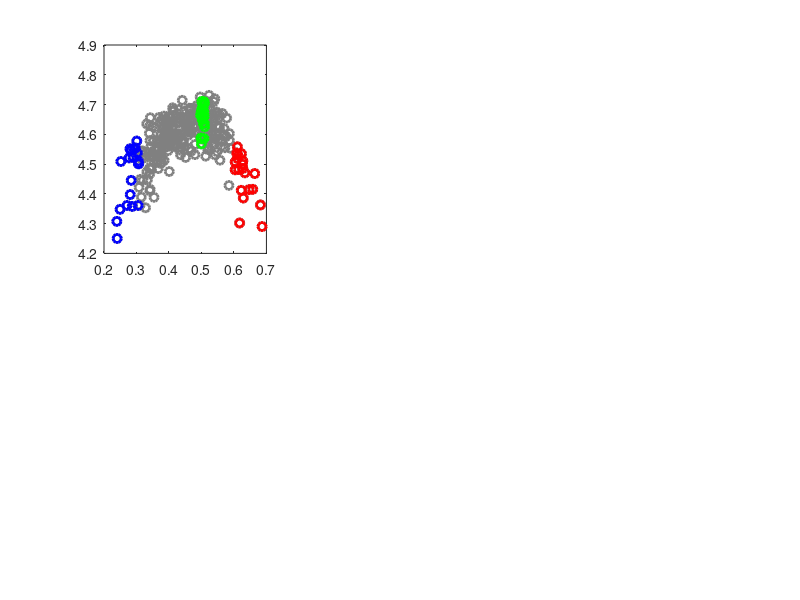

Source code (MATLAB): (Note: this script raises an error after producing the figure.)
% measure the correlation between the MS
clc;clear;close all;

figure(...
    'Color', 'w', ...
    'Units', 'Normalized', ...
    'Name', 'Figure S2 ', ...
    'Position', [0.1 0.1 0.8 0.8]);

%% plot the MS-SE relationship in HY96
load('MS_SE_HY96_RS.mat') % load data
SE_HY96 = synE; 
MS_HY96 = syn;  
clear syn synE subject KOP
load('HMS_MMS_LMS_subject.mat') % load the MMS, LMS and HMS subject index
AX1 = subplot(2,3,1);
plot(MS_HY96, SE_HY96, ...
    'Color',[0.5,0.5,0.5],...
    'Marker','o',...
    'MarkerSize',6,...
    'LineWidth',2,...
    'LineStyle','none'); % plot the MS and SE
hold on
f2 = plot(MS_HY96(subcri_subject_number(:,3)),...
    SE_HY96(subcri_subject_number(:,3)),...
    'Color',[0,0,1],...
    'Marker','o',...
    'MarkerSize',6,...
    'LineWidth',2,...
    'LineStyle','none');
f3 = plot(MS_HY96(cri_subject_number(:,3)),...
    SE_HY96(cri_subject_number(:,3)),...
    'Color',[0,1,0],...
    'Marker','o',...
    'MarkerSize',6,...
    'LineWidth',2,...
    'LineStyle','none');
f4 = plot(MS_HY96(suppercri_subject_number(:,3)),...
    SE_HY96(suppercri_subject_number(:,3)),...
    'Color',[1,0,0],...
    'Marker','o',...
    'MarkerSize',6,...
    'LineWidth',2,...
    'LineStyle','none');% select the LMS MMS and HMS subejct in HY96
MS_SE_fit = createFit_poly2(MS_HY96,SE_HY96);
p1 = MS_SE_fit.p1; 
p2 = MS_SE_fit.p2; 
p3 = MS_SE_fit.p3;
clear x y; 
x = min(MS_HY96)-0.01:0.01:max(MS_HY96)+0.02; 
y = p1.*(x).^2+p2.*x+p3;
f1 = plot(x, y, ...
    'Color', [1,0,0], ...
    'LineStyle', '--', ...
    'LineWidth', 2.5);
xlim([min(x)-0.05,max(x)+0.05]);
set(gca,...
    'FontName','Arial',...
    'FontSize',12);
legend([f1,f2,f3,f4],{'$fit$','LMS','MMS','HMS'},...
    'Interpreter','latex',...
    'Location','northeast',...
    'FontName','Arial',...
    'FontSize',12,...
    'EdgeColor',[1,1,1])
legend('boxoff')
xlabel('Atlas_9_6 MS <r>',...
    'FontName','Arial',...
    'FontSize',15);
ylabel('Atlas_9_6 SE H(r)',...
    'FontName','Arial',...
    'FontSize',15);
box(AX1,'off'); 
AX1.LineWidth=2; 
grid off; 
hold off;
title('a', ...
    'FontName', 'Arial',...
    'FontSize',24, ...
    'FontWeight', 'bold',...
    'units','normalized',...
    'position',[-1/18,1+1/10],...
    'HorizontalAlignment','right',...
    'VerticalAlignment','bottom');
%%
load('MS_SE_BA246_RS.mat')
SE_BA246=synE; 
MS_BA246=syn; 
clear syn synE subject KOP
AX1=subplot(2,3,2);
plot(MS_BA246,SE_BA246,...
    'Color',[0.5,0.5,0.5],...
    'Marker','o',...
    'MarkerSize',6,...
    'LineWidth',2,...
    'LineStyle','none');
hold on
f2 = plot(MS_BA246(subcri_subject_number(:,3)),...
    SE_BA246(subcri_subject_number(:,3)),...
    'Color',[0,0,1],...
    'Marker','o',...
    'MarkerSize',6,...
    'LineWidth',2,...
    'LineStyle','none');
f3 = plot(MS_BA246(cri_subject_number(:,3)),...
    SE_BA246(cri_subject_number(:,3)),...
    'Color',[0,1,0],...
    'Marker','o',...
    'MarkerSize',6,...
    'LineWidth',2,...
    'LineStyle','none');
f4 = plot(MS_BA246(suppercri_subject_number(:,3)),...
    SE_BA246(suppercri_subject_number(:,3)),...
    'Color',[1,0,0],...
    'Marker','o',...
    'MarkerSize',6,...
    'LineWidth',2,...
    'LineStyle','none');
MS_SE_fit=createFit_poly2(MS_BA246,SE_BA246);
p1=MS_SE_fit.p1; 
p2=MS_SE_fit.p2; 
p3=MS_SE_fit.p3;
clear x y; 
x=min(MS_BA246)-0.01:0.01:max(MS_BA246)+0.02; 
y=p1.*(x).^2+p2.*x+p3;
f1=plot(x,y,'Color',[1,0,0],'LineStyle','--','LineWidth',2.5);
xlim([min(x)-0.05,max(x)+0.05]);
set(gca,...
    'FontName','Arial',...
    'FontSize',12);
legend([f1,f2,f3,f4],{'$fit$','LMS','MMS','HMS'},...
    'Interpreter','latex',...
    'Location','southeast',...
    'FontName','Arial',...
    'FontSize',12,...
    'EdgeColor',[1,1,1])
legend('boxoff')
xlabel('Atlas_2_4_6 MS <r>',...
    'FontName','Arial',...
    'FontSize',15);
ylabel('Atlas_2_4_6 SE H(r)',...
    'FontName','Arial',...
    'FontSize',15);
box(AX1,'off'); 
AX1.LineWidth = 2; 
grid off; 
hold off;
title('b',...
    'FontName','Arial',...
    'FontSize',24, ...
    'FontWeight', 'bold',...
    'units','normalized',...
    'position',[-1/18,1+1/10],...
    'HorizontalAlignment','right',...
    'VerticalAlignment','bottom');
%%
load('MS_SE_Z1024_RS.mat')
SE_Z1024 = synE; 
MS_Z1024 = syn;  
clear syn synE subject KOP
AX1 = subplot(2,3,3);
plot(MS_Z1024,SE_Z1024,...
    'Color',[0.5,0.5,0.5],...
    'Marker','o',...
    'MarkerSize',6,...
    'LineWidth',2,...
    'LineStyle','none');
hold on
f2 = plot(MS_Z1024(subcri_subject_number(:,3)),...
    SE_Z1024(subcri_subject_number(:,3)),...
    'Color',[0,0,1],...
    'Marker','o',...
    'MarkerSize',6,...
    'LineWidth',2,...
    'LineStyle','none');
f3 = plot(MS_Z1024(cri_subject_number(:,3)),....
    SE_Z1024(cri_subject_number(:,3)),...
    'Color',[0,1,0],...
    'Marker','o',...
    'MarkerSize',6,...
    'LineWidth',2,...
    'LineStyle','none');
f4 = plot(MS_Z1024(suppercri_subject_number(:,3)),...
    SE_Z1024(suppercri_subject_number(:,3)),...
    'Color',[1,0,0],...
    'Marker','o',...
    'MarkerSize',6,...
    'LineWidth',2,...
    'LineStyle','none');
MS_SE_fit=createFit_poly2(MS_Z1024,SE_Z1024);
p1 = MS_SE_fit.p1; 
p2 = MS_SE_fit.p2; 
p3 = MS_SE_fit.p3;
clear x y; 
x = min(MS_Z1024)-0.01:0.01:max(MS_Z1024)+0.02; 
y = p1.*(x).^2+p2.*x+p3;
f1 = plot(x,y,...
    'Color',[1,0,0],...
    'LineStyle','--',...
    'LineWidth',2.5);
xlim([min(x)-0.05,max(x)+0.05]);
set(gca,...
    'FontName','Arial',...
    'FontSize',12);
legend([f1,f2,f3,f4],{'$fit$','LMS','MMS','HMS'},...
    'Interpreter','latex',...
    'Location','southeast',...
    'FontName','Arial',...
    'FontSize',12,...
    'EdgeColor',[1,1,1])
legend('boxoff')
xlabel('Atlas_1_0_2_4 MS <r>',...
    'FontName','Arial',...
    'FontSize',15);
ylabel('Atlas_1_0_2_4 SE H(r)',...
    'FontName','Arial',...
    'FontSize',15);
box(AX1,'off'); 
AX1.LineWidth=2; 
grid off; 
hold off;
title('c',...
    'FontName','Arial',...
    'FontSize',24, ...
    'FontWeight', 'bold',...
    'units','normalized',...
    'position',[-1/18,1+1/10],...
    'HorizontalAlignment','right',...
    'VerticalAlignment','bottom');
%%
AX1 = subplot(2,3,4);
plot(SE_HY96,SE_BA246,...
    'Color',[0.5,0.5,0.5],...
    'Marker','o',...
    'MarkerSize',6,...
    'LineWidth',2,...
    'LineStyle','none');
hold on
fit_SE96_SE246 = createFit_poly1(SE_HY96,SE_BA246);
[R_SE96_SE246,P_SE96_SE246] = corr(SE_HY96,SE_BA246);
p1 = fit_SE96_SE246.p1; 
p2 = fit_SE96_SE246.p2; 
fitX = min(SE_HY96)-0.1:0.1:max(SE_HY96)+0.1;
fitY = p1 .* fitX + p2;
f1 = plot(fitX, fitY, ...
    'Color', [1,0,0], ...
    'LineStyle', '--', ...
    'Linewidth', 2.5, ...
    'Marker', 'none', ...
    'MarkerSize', 2.5);
set(gca, ...
    'FontName', 'Arial', ...
    'FontSize', 12)
lgd = legend(f1, '$fit$', ...
    'Interpreter', 'latex');
legend('boxoff');
lgd.NumColumns = 1;
lgd.FontName = 'Arial';
lgd.FontSize = 12;
lgd.Location = 'northwest';
text(0.80, 0.35, ['$R=', num2str(round(R_SE96_SE246,2)), '$'], ...
    'units', 'normalized', ...
    'Interpreter', 'latex', ...
    'FontName', 'Arial', ...
    'FontSize', 18);
text(0.80, 0.2, ['$p=', num2str(round(P_SE96_SE246,2)), '$'], ...
    'units', 'normalized', ...
    'Interpreter', 'latex', ...
    'FontName', 'Arial', ...
    'FontSize', 18);
xlabel('Atlas_9_6 SE', ...
    'FontName', 'Arial', ...
    'FontSize', 15);
ylabel('Atlas_2_4_6 SE', ...
    'FontName', 'Arial', ...
    'FontSize', 15);
title('d', ...
    'FontName', 'Arial', ...
    'FontSize', 24, ...
    'FontWeight', 'bold', ...
    'units','normalized',...
    'position', [-1/18,1+1/10], ...
    'HorizontalAlignment', 'right', ...
    'VerticalAlignment', 'bottom');
grid off; 
box(AX1,'off'); 
AX1.LineWidth = 2; 
hold off
%%
AX1 = subplot(2,3,5);
SE_BA246(6)=[];
SE_HY96(6)=[];
SE_Z1024(6)=[];
MS_Z1024(6)=[];
plot(SE_HY96,SE_Z1024,...
    'Color',[0.5,0.5,0.5],...
    'Marker','o',...
    'MarkerSize',6,...
    'LineWidth',2,...
    'LineStyle','none');
hold on
fit_SE96_SE1024 = createFit_poly1(SE_HY96,SE_Z1024);
[R_SE96_SE1024,P_SE96_SE1024] = corr(SE_HY96,SE_Z1024);
p1 = fit_SE96_SE1024.p1; 
p2 = fit_SE96_SE1024.p2; 
fitX = min(SE_HY96)-0.1:0.1:max(SE_HY96)+0.1;
fitY = p1 .* fitX + p2;
f1 = plot(fitX, fitY, ...
    'Color', [1,0,0], ...
    'LineStyle', '--', ...
    'Linewidth', 2.5, ...
    'Marker', 'none', ...
    'MarkerSize', 2.5);
set(gca, ...
    'FontName', 'Arial', ...
    'FontSize', 12)
lgd = legend(f1, '$fit$', ...
    'Interpreter', 'latex');
legend('boxoff');
lgd.NumColumns = 1;
lgd.FontName = 'Arial';
lgd.FontSize = 12;
lgd.Location = 'northwest';
text(0.80, 0.35, ['$R=', num2str(round(R_SE96_SE1024,2)), '$'], ...
    'units', 'normalized', ...
    'Interpreter', 'latex', ...
    'FontName', 'Arial', ...
    'FontSize', 18);
text(0.80, 0.2, ['$p=', num2str(round(P_SE96_SE1024,2)), '$'], ...
    'units', 'normalized', ...
    'Interpreter', 'latex', ...
    'FontName', 'Arial', ...
    'FontSize', 18);
xlabel('Atlas_9_6 SE', ...
    'FontName', 'Arial', ...
    'FontSize', 15);
ylabel('Atlas_1_0_2_4 SE', ...
    'FontName', 'Arial', ...
    'FontSize', 15);
title('e', ...
    'FontName', 'Arial', ...
    'FontSize', 24, ...
    'FontWeight', 'bold', ...
    'units','normalized',...
    'position', [-1/18,1+1/10], ...
    'HorizontalAlignment', 'right', ...
    'VerticalAlignment', 'bottom');
grid off; 
box(AX1,'off'); 
AX1.LineWidth = 2; 
hold off
%%
AX1 = subplot(2,3,6);
plot(SE_BA246,SE_Z1024,...
    'Color',[0.5,0.5,0.5],...
    'Marker','o',...
    'MarkerSize',6,...
    'LineWidth',2,...
    'LineStyle','none');
hold on
fit_SE246_SE1024 = createFit_poly1(SE_BA246,SE_Z1024);
[R_SE246_SE1024,P_SE246_SE1024] = corr(SE_BA246,SE_Z1024);
p1 = fit_SE246_SE1024.p1; 
p2 = fit_SE246_SE1024.p2; 
fitX = min(SE_BA246)-0.1:0.1:max(SE_BA246)+0.1;
fitY = p1 .* fitX + p2;
f1 = plot(fitX, fitY, ...
    'Color', [1,0,0], ...
    'LineStyle', '--', ...
    'Linewidth', 2.5, ...
    'Marker', 'none', ...
    'MarkerSize', 2.5);
set(gca, ...
    'FontName', 'Arial', ...
    'FontSize', 12)
lgd = legend(f1, '$fit$', ...
    'Interpreter', 'latex');
legend('boxoff');
lgd.NumColumns = 1;
lgd.FontName = 'Arial';
lgd.FontSize = 12;
lgd.Location = 'northwest';
text(0.80, 0.35, ['$R=', num2str(round(R_SE246_SE1024,2)), '$'], ...
    'units', 'normalized', ...
    'Interpreter', 'latex', ...
    'FontName', 'Arial', ...
    'FontSize', 18);
text(0.80, 0.2, ['$p=', num2str(round(P_SE246_SE1024,2)), '$'], ...
    'units', 'normalized', ...
    'Interpreter', 'latex', ...
    'FontName', 'Arial', ...
    'FontSize', 18);
xlabel('Atlas_2_4_6 SE', ...
    'FontName', 'Arial', ...
    'FontSize', 15);
ylabel('Atlas_1_0_2_4 SE', ...
    'FontName', 'Arial', ...
    'FontSize', 15);
title('f', ...
    'FontName', 'Arial', ...
    'FontSize', 24, ...
    'FontWeight', 'bold', ...
    'units','normalized',...
    'position', [-1/18,1+1/10], ...
    'HorizontalAlignment', 'right', ...
    'VerticalAlignment', 'bottom');
grid off; 
box(AX1,'off'); 
AX1.LineWidth = 2; 
hold off
